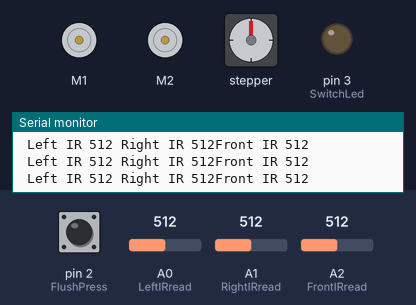
Bench run of a sketch on a simulated Arduino Uno, built with avr-gcc and run on an emulated ATmega328P. On the bench: 2 × DC motor (green arrow = forward, orange = backward, longer = faster), stepper motor, output pins drawn as LEDs (lit = HIGH), the last lines printed to the serial monitor. The inputs (shaded band) are chosen by the test bench; at power-on: A0 (LeftIRread) = 512, pin 2 (FlushPress) HIGH, A1 (RightIRread) = 512, A2 (FrontIRread) = 512. Random numbers use the default seed unless the sketch sets one; stepper angles assume 200 steps per turn.

Above: at 1.5 s.
1.6 s: A0 (LeftIRread) set to 801
3.1 s: A0 (LeftIRread) set to 825
At 5.4 s:
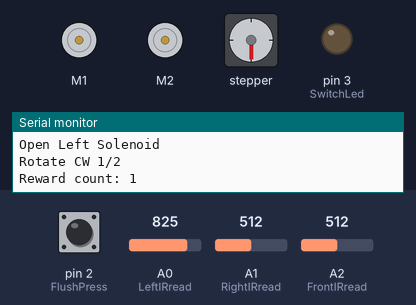
6.1 s: pin 2 (FlushPress) pulled LOW for 3.2 s
At 10.2 s:
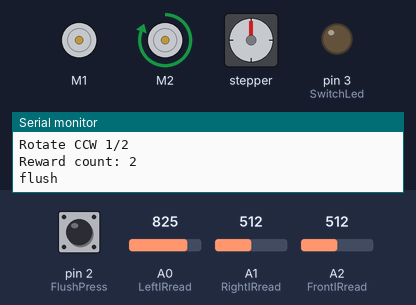
10.8 s: pin 2 (FlushPress) pulled LOW for 0.15 s
At 12.7 s:
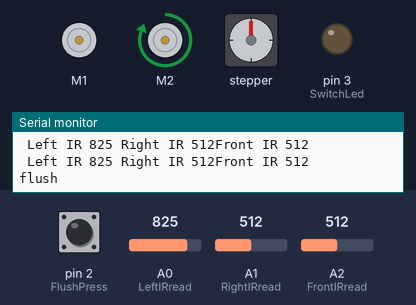
13.9 s: pin 2 (FlushPress) pulled LOW for 3.2 s
At 17.7 s:
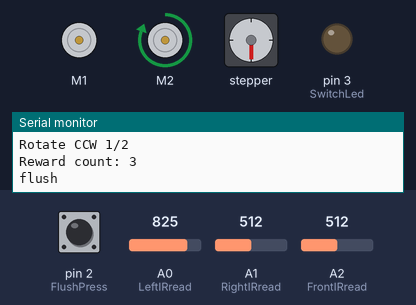
18.9 s: A1 (RightIRread) set to 90
Timing chart, 0 to 25.9 s (numbered marks = the images above; inputs shaded):
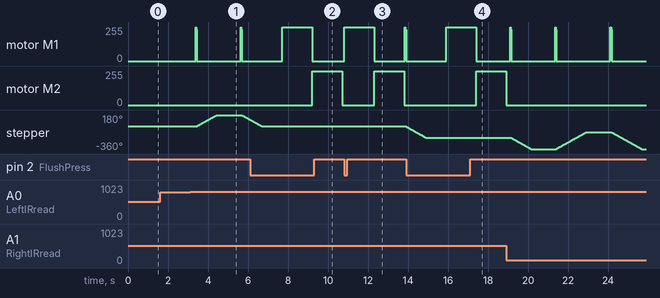

The sketch:

Front_and_Side_Ports.ino
```cpp
/*
Whisker platform
----------------
*/

#include <Wire.h>
#include <Adafruit_MotorShield.h>
#include "utility/Adafruit_PWMServoDriver.h"

// Create the motor shield object with the default I2C address
Adafruit_MotorShield AFMS = Adafruit_MotorShield();

// Left solenoid on port M1
Adafruit_DCMotor *LeftSolenoid = AFMS.getMotor(1);
// Right solenoid on port M2
Adafruit_DCMotor *RightSolenoid = AFMS.getMotor(2);

// Connect a stepper motor with 200 steps per revolution (1.8 degree)
// to motor port #2 (M3 and M4)
Adafruit_StepperMotor *TexturePanelStepper = AFMS.getStepper(200, 2);

const int FlushPress = 2;     // pushbutton pin
const int SwitchLed = 3;     // pushbutton led pin
const int flushcycletime = 20; // solenoid turn off staircase period
const int LeftIRread = A0;
const int RightIRread = A1;
const int FrontIRread = A2;

//The shield uses the SDA and SCL i2c pins to control DC and stepper motors. On the Arduino
//UNO these are A4 and A5
int Lbaseline = 0;
int Rbaseline = 0;
int Fbaseline = 0;
int LeftIRval = Lbaseline;           // store read value
int RightIRval = Rbaseline;
int FrontIRval = Fbaseline;
int LeftGLight = 1; // Good to go ("green light")
int RightGlight = 1;
//int PushState = 0;          // pushbutton status
int RewCount=0;
int Lrewtrig=0;
int Rrewtrig=0;
int Frewtrig=0;

int curr_pos=0; // panel position, 0 or 1
int next_pos;
int rot_seq; // number of panel rotations

void setup() {
  Serial.begin(9600);           // set up Serial library at 9600 bps
  randomSeed(analogRead(A4));

  pinMode(FlushPress, INPUT_PULLUP);
  pinMode(SwitchLed, OUTPUT);

  AFMS.begin();  // create with the default frequency 1.6KHz
  //AFMS.begin(1000);  // to apply a different frequency, here 1KHz

  // Set the speed to start, from 0 (off) to 255 (max speed)
//  LeftSolenoid->setSpeed(0);
//  RightSolenoid->setSpeed(0);
  // turn on current in solenoid coil
//  LeftSolenoid->run(FORWARD);
//  RightSolenoid->run(FORWARD);
// turn off current in solenoid coil
  LeftSolenoid->run(RELEASE);
  RightSolenoid->run(RELEASE);

  TexturePanelStepper->setSpeed(30);  // 30 rpm
//for(i=0;i<4;i++){ motors[i].run(RELEASE); }

  // IR sensor initialization
    arrayinit();

}

void loop() {
//  PushState= digitalRead(FlushPress);
//  Serial.print("PushState = ");
//  Serial.println(PushState);
  // check for flush activation

  while (digitalRead(FlushPress) == LOW){
    rewardflush();
  }

  LeftSolenoid->run(RELEASE);    // make sure to close solenoids
  RightSolenoid->run(RELEASE);
  digitalWrite(SwitchLed,LOW);   // and switch off switch LED

  LeftIRval = analogRead(LeftIRread);    // read the input pin
  Serial.print(" Left IR ");
  Serial.print(LeftIRval);
  RightIRval = analogRead(RightIRread);
  Serial.print(" Right IR ");
  Serial.print(RightIRval);
  FrontIRval = analogRead(FrontIRread);
  Serial.print("Front IR ");
  Serial.println(FrontIRval);

  if ((LeftIRval > (Lbaseline + 300)) && LeftGLight==1){
    Lrewtrig=Lrewtrig+1;
  }else if ((RightIRval > (Rbaseline + 300)) && RightGlight==1){
    Rrewtrig=Rrewtrig+1;
  }else if ((FrontIRval > (Fbaseline + 300))){
    Frewtrig=Frewtrig+1;
}

    if (Lrewtrig>5){
    // open solenoid
  Serial.println("Open Left Solenoid");
  reward(LeftSolenoid);
  panelrotate();
  RewCount=RewCount+1;
  Serial.print("Reward count: ");
  Serial.println(RewCount);
  Lrewtrig=0;
  Rrewtrig=0;
  Frewtrig=0;
  // refractory period
  delay(1000);
  }

 if (Rrewtrig>5){
  // Right solenoid
  Serial.println("Open Right Solenoid ");
  reward(RightSolenoid);
  panelrotate();
  RewCount=RewCount+1;
  Serial.print("Reward count: ");
  Serial.println(RewCount);
  Rrewtrig=0;
  Lrewtrig=0;
  Frewtrig=0;
  // refractory period
  delay(1000);
  }

   if (Frewtrig>5){
  // Both solenoids
  Serial.println("Front: Double Reward! ");
  reward(RightSolenoid);
  reward(LeftSolenoid);
  RewCount=RewCount+2;
  Serial.print("Reward count: ");
  Serial.println(RewCount);
  Rrewtrig=0;
  Lrewtrig=0;
  Frewtrig=0;
  // refractory period
  delay(1000);
  }
}

void arrayinit(){
  int  inc;
  int Ltotal;
  int Rtotal;
  int Ftotal;
  float LeftIRvalArray[4];
  float RightIRvalArray[4];
  float FrontIRvalArray[4];
  Serial.println(" ");
  Serial.println("Start IR initialization");
  while (Ltotal!=3 && Rtotal!=3 && Ftotal!=3){
  Ltotal=0;
  Rtotal=0;
  Ftotal=0;
  for (inc=0; inc < 4 ; inc++ ){
    LeftIRvalArray[inc] = analogRead(LeftIRread);
    RightIRvalArray[inc] = analogRead(RightIRread);
    FrontIRvalArray[inc] = analogRead(FrontIRread);
    if ((inc>0) && LeftIRvalArray[inc]==LeftIRvalArray[inc-1]){
      Ltotal++;
    }
    if ((inc>0) && RightIRvalArray[inc]==RightIRvalArray[inc-1]){
      Rtotal++;
    }
    if ((inc>0) && FrontIRvalArray[inc]==FrontIRvalArray[inc-1]){
      Ftotal++;
    }
  delay(10);
  Serial.print("Left IR val ");
  Serial.print((long)LeftIRvalArray[inc], DEC);
  Serial.print(" & Right IR val ");
  Serial.println((long)RightIRvalArray[inc], DEC);
  Serial.print(" & Front IR val ");
  Serial.println((long)FrontIRvalArray[inc], DEC);
  }
  }
  Lbaseline=LeftIRvalArray[3];
  Rbaseline=RightIRvalArray[3];
  Fbaseline=FrontIRvalArray[3];
  Serial.print("Left Baseline value is ");
  Serial.print(Lbaseline);
  Serial.print(" and Right Baseline value is ");
  Serial.println(Rbaseline);
  Serial.print(" and Front Baseline value is ");
  Serial.println(Fbaseline);
  Serial.println("End initialization");
}

void rewardflush(){
  Serial.println("flush");
  // flush left
  LeftSolenoid->run(FORWARD);
  LeftSolenoid->setSpeed(255);
 delay(1500);
  LeftSolenoid->run(RELEASE);
  // flush right
  RightSolenoid->run(FORWARD);
  RightSolenoid->setSpeed(255);
  delay(1500);
  RightSolenoid->run(RELEASE);
}


void reward(Adafruit_DCMotor* solenoid){
  solenoid->setSpeed(255);
  solenoid->run(FORWARD);
    for (int dec=255; dec>225; dec-=10) { //that will be ~2.5ul with gravity feed ~20cm above
    solenoid->setSpeed(dec);
    delay(15);
//    Serial.println(dec);
   }
 solenoid->run(RELEASE); // cut power to motor
}


void panelrotate(){
  // Rotate panel for next trial
  // here random rotation; may be replaced by instruction from computer
  next_pos = random(200); // random number between 0 and 1
//  Serial.print("panelrotate next pos ");
//  Serial.println(next_pos);
  rot_seq = random(200); // random number between 0 and 1
//  Serial.print("panelrotate rot seq ");
//  Serial.println(rot_seq);

  if (curr_pos < 100 && next_pos < 100){ //different texture
    if (rot_seq < 100 ) {
//      Serial.println("Rotate CW 1/2");
//      TexturePanelStepper->step(100, FORWARD, MICROSTEP);
//      delay(100);
      Serial.println("Rotate CCW 3/4");
      TexturePanelStepper->step(150, BACKWARD, DOUBLE);
      } else {
//      Serial.println("Rotate CCW 1/2");
//      TexturePanelStepper->step(100, BACKWARD, MICROSTEP);
//      delay(100);
      Serial.println("Rotate CW 3/4");
      TexturePanelStepper->step(150, FORWARD, DOUBLE);
      }
    } else {
      if (rot_seq < 100 ) {
//      Serial.println("Rotate CW 1/2");
//      TexturePanelStepper->step(100, FORWARD, MICROSTEP);
//      delay(100);
      Serial.println("Rotate CCW 1/2");
      TexturePanelStepper->step(100, BACKWARD, DOUBLE);
      } else {
//      Serial.println("Rotate CCW 1 and 1/2");
//      TexturePanelStepper->step(300, BACKWARD, MICROSTEP);
//      delay(100);
      Serial.println("Rotate CW 1/2");
      TexturePanelStepper->step(100, FORWARD, DOUBLE);
      }
    }
//    TexturePanelStepper->release();
    curr_pos = next_pos;
}
```

Measured:
- the behaviour switches between 812 and 813 on A0 (LeftIRread) (found by bisection; images 0 and 1)
- after the input at 3.1 s, stepper: turns 180° clockwise in 1.0 s, then 72° counter-clockwise in 0.39 s
- after the input at 6.1 s, motor M2: stopped → forward 255/255 after 3.1 s, → stopped 1.5 s later
- after the input at 10.8 s, motor M2: stopped → forward 255/255 after 1.5 s, → stopped 1.5 s later
- after the input at 13.9 s, motor M2: stopped → forward 255/255 after 3.5 s
